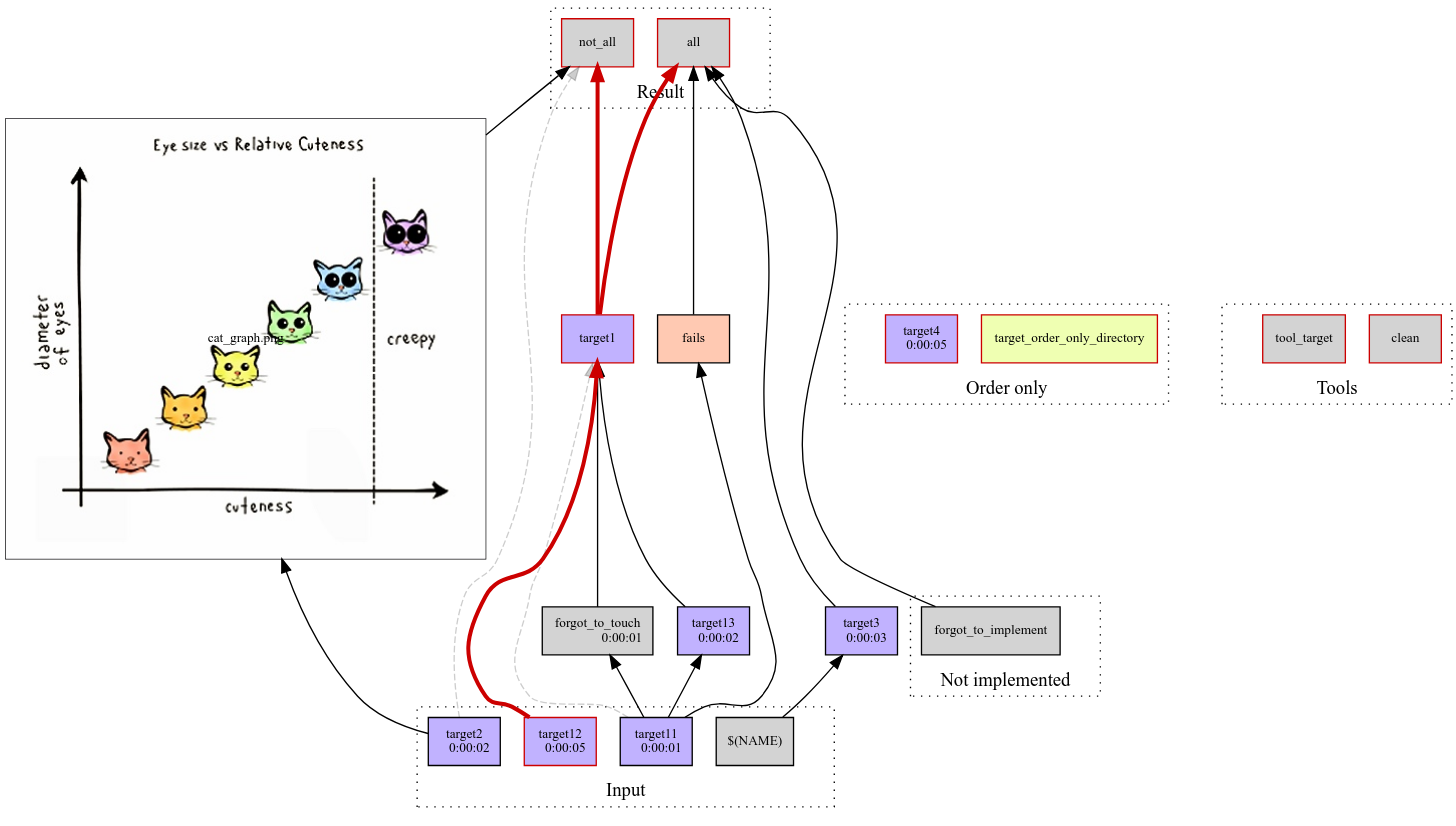

The script that drew this image:
import os
import shutil
import argparse
import datetime
from timing import parse_timing_db

commands = []

def instrument_makefile(infile, outfile, hooks={}):
    dependencies = {}
    task_name = ''
    out = open(outfile, 'w')
    prev_line = ''
    if 'start' in hooks:
        print >> out, hooks['start']
    for line in open(infile):
        # empty lines - skip
        if not line.strip():
            continue
        if line.strip()[0] == '#':
            continue

        # multi-line lines - glue
        if line.strip()[-1] == '\\':
            if (prev_line == '') and (line[0] == '\t'):
        	    prev_line = '\t'
            cur_line = line.strip()
            cur_line = cur_line.rstrip('\\')
            cur_line = cur_line.strip()
            prev_line += cur_line + ' '
            continue
        else:
            line = prev_line + line
            prev_line = ''

        # target body
        if line[0] == '\t':
            if task_name not in ('stuff',):
                print >> out, hooks['before_command'] + line.strip() + hooks['after_command']
            else:
                print >> out, '\t' + line.strip()
        # target names - sort and add to graph
        elif ':' in line and ':=' not in line:
            # final instrumentation for previous target
            if task_name and task_name not in ('stuff',):
                if 'after_block' in hooks:
                    print >> out, hooks['after_block']
            order_only = ""
            task_name, deps = line.split(':', 1)
            if "|" in deps:
                deps, order_only = deps.split('|', 1)
            deps = sorted(deps.split())
            order_only = order_only.split()
            order_only.sort()
            if task_name not in ('.PHONY',):
                dependencies[task_name] = [deps, order_only]
            print >> out, "%s: %s | %s" % (task_name, " ".join(deps), " ".join(order_only))

            # start instrumentation for the target
            if task_name not in ('stuff',):
                if 'before_block' in hooks:
                    print >> out, hooks['before_block']
        # something else: assignment? import? don't touch it.
        else:
            print >> out, line.strip()
    # final instrumentation for last target
    if 'after_block' in hooks:
        print >> out, '\t' + hooks['after_block']
    return dependencies


def get_influences(dependencies, direct=False):
    influences = {}
    order_only = set()
    for name, v in deps.iteritems():
        if name not in influences:
            influences[name] = set([name])
        for k in v[0]:
            if k not in influences:
                influences[k] = set([k])
            influences[k].add(name)
        order_only.update(v[1])

    if not direct:
        changed = True
        while changed:
            changed = False
            for k in influences:
                for l in influences[k].copy():
                    if l in influences:
                        if not influences[l].issubset(influences[k]):
                            changed = True
                            influences[k].update(influences[l])
    else:
        for k in influences:
            influences[k].discard(k)

    return influences, order_only


def export_dot(f, influences, dependencies, order_only, performance):
    def dot_node(name, performance):
        node = {}
        node["label"] = name
        node['fontsize'] = 10
        if name in performance:
            target_performance = performance[name]
            if target_performance["done"]:
                node['color'] = ".7 .3 1.0"
                if target_performance["isdir"]:
                    node['color'] = ".2 .3 1.0"
            timing_sec = 0
            if 'start_prev' in target_performance:
                timing_sec = target_performance["finish_prev"] - target_performance["start_prev"]
            if 'finish_current' in target_performance and 'start_current' in target_performance:
                timing_sec = target_performance["finish_current"] - target_performance["start_current"]
            timing = str(datetime.timedelta(seconds=int(timing_sec)))
            if timing != '0:00:00':
                node["label"] += '\\n%s\\r' % timing
                node['fontsize'] = min(max(timing_sec ** .5, node['fontsize']), 100)
        node['group'] = "/".join(name.split('/')[:2])
        node['shape'] = 'box'
        node['style'] = 'filled'
        if name[-4:] == ".png" and os.path.exists(name):
            node['image'] = name
            node['imagescale'] = 'true'
            node['width'] = '1'
        node = ','.join(['%s="%s"' % (k, v) for k, v in node.iteritems()])
        return '"%s" [%s]' % (name, node)

    f.write("""
digraph G {
    rankdir="BT"
    ratio=0.5625
    node [shape="box"]
""")
    groups = {}

    # look for keys that aren't linked
    inputs = set(influences.keys())
    for k, v in influences.iteritems():
        for t in v:
            inputs.discard(t)

    # cluster labels
    labels = {
        "cluster_inputs": "Input",
        "cluster_result": "Result",
        "cluster_not_implemented": "Not implemented",
        "cluster_order_only": "Order only",
        "cluster_tools": "Tools"
    }

    for key, value in influences.iteritems():
        group = ("_".join(key.split('/', 2)[:2])).replace('.','')
        if key in inputs:
            group = "cluster_inputs"
        if not value:
            group = "cluster_result"
            if key in inputs:
                group = "cluster_tools"
                if key in order_only:
                    group = "cluster_order_only"
        if key not in dependencies:
            group = "cluster_not_implemented"
        if group not in groups:
            groups[group] = []
        groups[group].append(key)
    for k, v in sorted(groups.iteritems()):
        label = ""
        if k in labels:
            label = 'label="%s"' % labels[k]
        nodes = [dot_node(t, performance) for t in v]
        nodes.append("%s_DUMMY [shape=point style=invis]" % k)
        f.write('subgraph "%s" { %s graph[style=dotted] %s }\n' % (k, label, ';\n'.join(nodes)))
    for k, v in influences.iteritems():
        for t in sorted(v):
            f.write('"%s" -> "%s";\n' % (k, t))
    f.write('cluster_inputs_DUMMY -> cluster_tools_DUMMY -> cluster_result_DUMMY [ style=invis ];')
    if 'cluster_not_implemented' in groups:
        f.write('cluster_inputs_DUMMY -> cluster_not_implemented_DUMMY -> cluster_tools_DUMMY [ style=invis ];')
        f.write('cluster_result_DUMMY -> cluster_not_implemented_DUMMY -> cluster_order_only_DUMMY [ style=invis ];')
    f.write('}')


options = argparse.ArgumentParser(description='advanced Makefile processor')
options.add_argument(
    '--clean',
    action='store_true',
    help='Targets to process')
options.add_argument(
    '-f',
    action='store',
    dest='filename',
    type=str,
    default='Makefile_template',
    help='Makefile to read')
options.add_argument(
    'targets',
    default=['all'],
    metavar='target',
    type=str,
    nargs='*',
    help='Targets to process')
args = options.parse_args()

performance = parse_timing_db()

deps = instrument_makefile(args.filename, 'Makefile', {
    'start':
        'RANDOM_HASH := $(shell hexdump -e \'/1 "%02x"\' -v -n10 < /dev/urandom)\nRUN_DIRECTORY := pwd',
    'before_block':
        '\techo | awk "{ print strftime(\\"%s\\"), \\"${RANDOM_HASH}\\", \\"start\\", \\"$@\\"; }" >> make_profile.db; mkdir -p ${RUN_DIRECTORY}/logs/${RANDOM_HASH}/$@',
    'after_block':
        '\techo | awk "{ print strftime(\\"%s\\"), \\"${RANDOM_HASH}\\", \\"finish\\", \\"$@\\"; }" >> make_profile.db; ln -s -f -T ${RANDOM_HASH} ${RUN_DIRECTORY}/logs/latest; touch ${RUN_DIRECTORY}/logs/${RANDOM_HASH}/$@/log.txt',
    'before_command':
    	'\t{ ',
    'after_command':
        """ || touch ${RUN_DIRECTORY}/logs/${RANDOM_HASH}/$@/failed.touch ; } 2>&1 | gawk '{print strftime("[%Y-%m-%d %H:%M:%S] ",systime()) $$0 }' | tee -a ${RUN_DIRECTORY}/logs/${RANDOM_HASH}/$@/log.txt; test ! -e ${RUN_DIRECTORY}/logs/${RANDOM_HASH}/$@/failed.touch"""
})

influences, order_only = get_influences(deps)
influences_direct, order_only = get_influences(deps, True)
export_dot(
    open('make.dot', 'w'),
    influences_direct,
    deps,
    order_only,
    performance)
if args.clean:
    for target in args.targets:
        for t in influences[target]:
            if os.path.exists(t):
                print 'removing', t
                if os.path.isdir(t):
                    shutil.rmtree(t)
                else:
                    os.remove(t)
